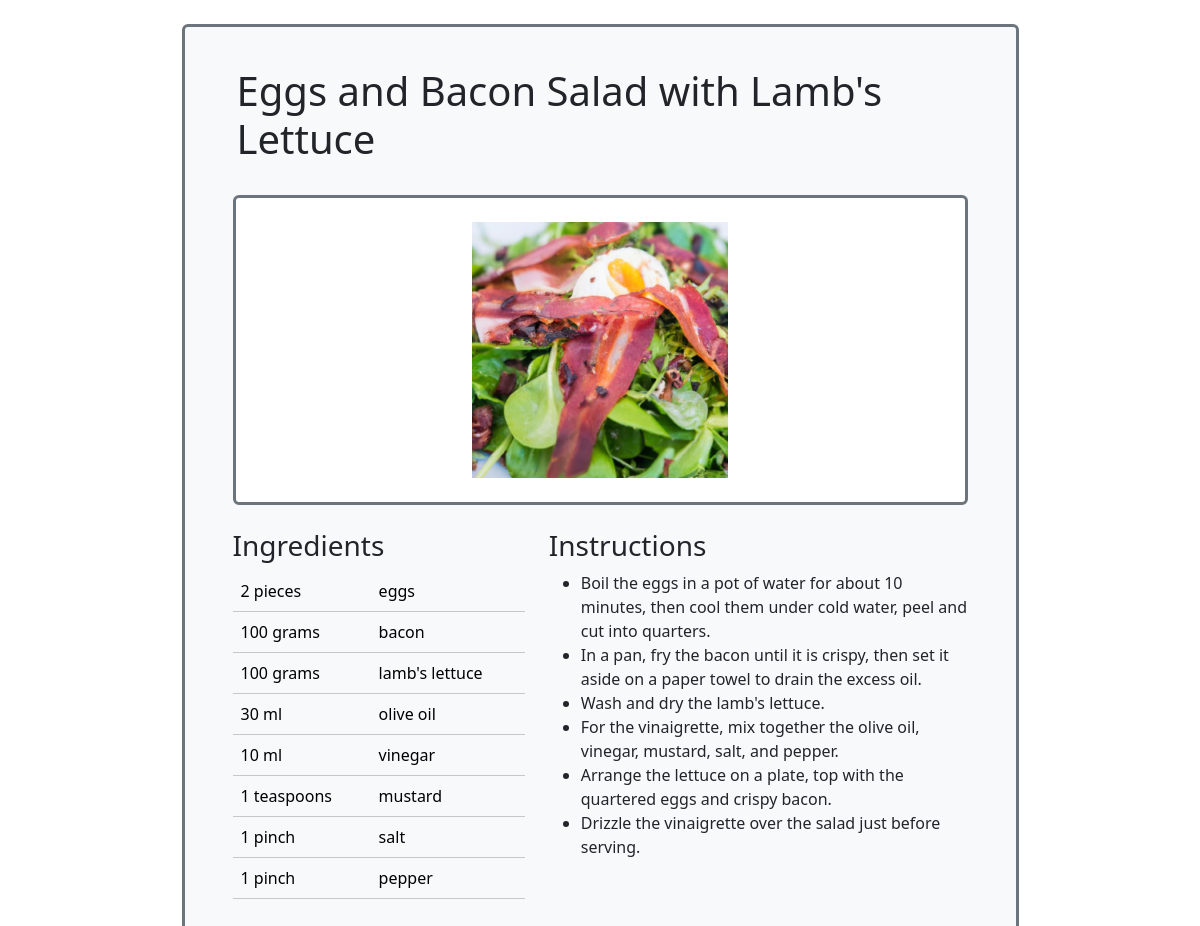
The page /recipe/13 on the database its author committed.
### app/models.py (models this page shows, shortened)
class Recipe(db.Model):
    id = db.Column(db.Integer, primary_key=True)
    title = db.Column(db.String(64), index=True)
    image_id = db.Column(db.String(64))
    vegetarian = db.Column(db.Boolean())
    dish_type = db.Column(db.String(64))
    timestamp = db.Column(db.DateTime, index=True, default=datetime.utcnow)
    ingredients = db.relationship('Ingredients', backref='recipe', lazy='dynamic')
    instructions = db.relationship('Instructions', backref='recipe', lazy='dynamic')

class Ingredients(db.Model):
    id = db.Column(db.Integer, primary_key=True)
    name = db.Column(db.String(140))
    unit = db.Column(db.String(140))
    amount = db.Column(db.Float())
    recipe_id = db.Column(db.Integer, db.ForeignKey('recipe.id'))

class Instructions(db.Model):
    id = db.Column(db.Integer, primary_key=True)
    instruction = db.Column(db.String(140))
    recipe_id = db.Column(db.Integer, db.ForeignKey('recipe.id'))

### app/routes.py (the view)
@app.route('/recipe/<id>')
def recipe(id):
    recipe = Recipe.query.filter_by(id=id).first_or_404()
    ingredients = []
    for ingredient in recipe.ingredients:
        if ingredient.amount.is_integer():
            amount = int(ingredient.amount)
        else:
            amount = ingredient.amount
        ingredients.append({'name':ingredient.name, 'unit':ingredient.unit, 'amount': amount})
    instructions = []
    for instruction in recipe.instructions:
         instructions.append(instruction.instruction)
    recipe_data = {
         'title':recipe.title,
         'ingredients':ingredients,
         'instructions':instructions
    }
    return render_template('recipe.html', title='Recipe Bot', recipe=recipe_data, image = recipe.image_id)

### app/templates/recipe.html
{% extends "base.html" %}
{% block app_content %}
<div class="content rounded bg-light text-dark p-4 border border-3 border-secondary w-75 ">
    <div class="row m-3">
        <h1>{{ recipe.title }}</h1>
    </div>
    <div class="d-flex align-items-center justify-content-center m-4">
        <div class="row rounded bg-white text-dark border border-3 border-secondary w-100">
            <div class = "col ">
                <img src="{{url_for('static',filename='img/' + image)}}" class="rounded mx-auto d-block p-4" alt="centered image"></img>
            </div>
        </div>
    </div>
    <div class="m-4">
    <div class="row">
        <div class="col-5">
            <h3>Ingredients</h3>
            <table class="table">
                <tbody>
                    {% for ingredient in recipe.ingredients %}
                    <tr class="table-light">
                      <td>{{ ingredient.amount }} {{ ingredient.unit }}</td>
                      <td>{{ ingredient.name }}</td>
                    </tr>
                    {% endfor %}
                </tbody>
            </table>
        </div>
        <div class="col-7">
            <h3>Instructions</h3>
            <ul>
                {% for instruction in recipe.instructions %}
                <li>{{ instruction }}</li>
                {% endfor %}
            </ul>
        </div>
    </div>
    </div>
</div>
{% endblock %}

### rows shown on the page
Recipe: title "Eggs and Bacon Salad with Lamb's Lettuce", image (picture)
Ingredients: amount "2", unit "pieces", name "eggs"
Ingredients: amount "100", unit "grams", name "bacon"
Ingredients: amount "100", unit "grams", name "lamb's lettuce"
Ingredients: amount "30", unit "ml", name "olive oil"
Ingredients: amount "10", unit "ml", name "vinegar"
Ingredients: amount "1", unit "teaspoons", name "mustard"
Ingredients: amount "1", unit "pinch", name "salt"
Ingredients: amount "1", unit "pinch", name "pepper"
Instructions: instruction "Boil the eggs in a pot of water for about 10 minutes, then cool them under cold water, peel and cut into quarters."
Instructions: instruction "In a pan, fry the bacon until it is crispy, then set it aside on a paper towel to drain the excess oil."
Instructions: instruction "Wash and dry the lamb's lettuce."
Instructions: instruction "For the vinaigrette, mix together the olive oil, vinegar, mustard, salt, and pepper."
Instructions: instruction "Arrange the lettuce on a plate, top with the quartered eggs and crispy bacon."
Instructions: instruction "Drizzle the vinaigrette over the salad just before serving."
